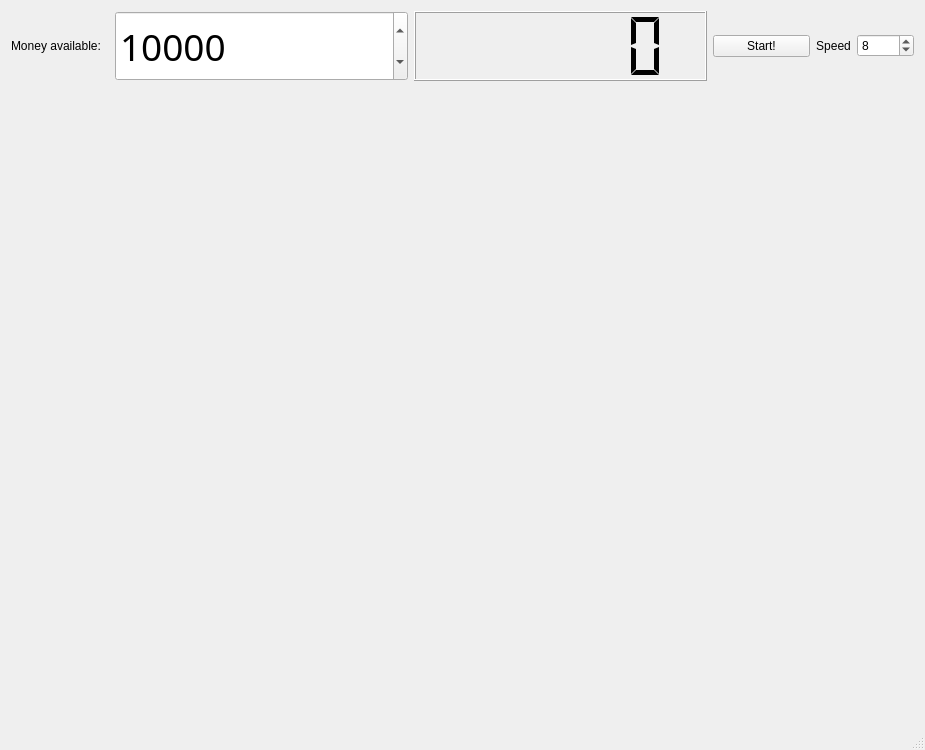
<?xml version="1.0" encoding="UTF-8"?>
<ui version="4.0">
 <class>MainWindow</class>
 <widget class="QMainWindow" name="MainWindow">
  <property name="geometry">
   <rect>
    <x>0</x>
    <y>0</y>
    <width>925</width>
    <height>750</height>
   </rect>
  </property>
  <property name="windowTitle">
   <string>StockGame</string>
  </property>
  <widget class="QWidget" name="centralWidget">
   <layout class="QGridLayout" name="gridLayout">
    <item row="0" column="0">
     <layout class="QVBoxLayout" name="verticalLayout" stretch="1,3,3">
      <item>
       <layout class="QHBoxLayout" name="horizontalLayout" stretch="1,3,3,1,1">
        <item>
         <widget class="QLabel" name="label">
          <property name="text">
           <string>Money available:</string>
          </property>
         </widget>
        </item>
        <item>
         <widget class="QSpinBox" name="initialMoney">
          <property name="sizePolicy">
           <sizepolicy hsizetype="Minimum" vsizetype="Minimum">
            <horstretch>0</horstretch>
            <verstretch>0</verstretch>
           </sizepolicy>
          </property>
          <property name="minimumSize">
           <size>
            <width>0</width>
            <height>70</height>
           </size>
          </property>
          <property name="font">
           <font>
            <family>Sans Serif</family>
            <pointsize>28</pointsize>
           </font>
          </property>
          <property name="minimum">
           <number>1000</number>
          </property>
          <property name="maximum">
           <number>1000000000</number>
          </property>
          <property name="singleStep">
           <number>1000</number>
          </property>
          <property name="value">
           <number>10000</number>
          </property>
         </widget>
        </item>
        <item>
         <widget class="QLCDNumber" name="lcdMoney">
          <property name="sizePolicy">
           <sizepolicy hsizetype="Minimum" vsizetype="Maximum">
            <horstretch>0</horstretch>
            <verstretch>0</verstretch>
           </sizepolicy>
          </property>
          <property name="minimumSize">
           <size>
            <width>0</width>
            <height>70</height>
           </size>
          </property>
          <property name="maximumSize">
           <size>
            <width>16777215</width>
            <height>16777215</height>
           </size>
          </property>
          <property name="baseSize">
           <size>
            <width>0</width>
            <height>0</height>
           </size>
          </property>
          <property name="numDigits">
           <number>6</number>
          </property>
          <property name="segmentStyle">
           <enum>QLCDNumber::Flat</enum>
          </property>
         </widget>
        </item>
        <item>
         <layout class="QVBoxLayout" name="verticalLayout_2">
          <item>
           <widget class="QPushButton" name="startButton">
            <property name="sizePolicy">
             <sizepolicy hsizetype="Minimum" vsizetype="Fixed">
              <horstretch>0</horstretch>
              <verstretch>0</verstretch>
             </sizepolicy>
            </property>
            <property name="text">
             <string>Start!</string>
            </property>
           </widget>
          </item>
         </layout>
        </item>
        <item>
         <layout class="QHBoxLayout" name="horizontalLayout_4" stretch="0,1">
          <item>
           <widget class="QLabel" name="label_2">
            <property name="text">
             <string>Speed</string>
            </property>
            <property name="alignment">
             <set>Qt::AlignCenter</set>
            </property>
           </widget>
          </item>
          <item>
           <widget class="QSpinBox" name="speedBox">
            <property name="minimum">
             <number>1</number>
            </property>
            <property name="maximum">
             <number>20</number>
            </property>
            <property name="value">
             <number>8</number>
            </property>
           </widget>
          </item>
         </layout>
        </item>
       </layout>
      </item>
      <item>
       <layout class="QHBoxLayout" name="horizontalLayout_2">
        <item>
         <widget class="SingleStock" name="widget_2" native="true"/>
        </item>
        <item>
         <widget class="SingleStock" name="widget_3" native="true"/>
        </item>
       </layout>
      </item>
      <item>
       <layout class="QHBoxLayout" name="horizontalLayout_3">
        <item>
         <widget class="SingleStock" name="widget_4" native="true"/>
        </item>
        <item>
         <widget class="SingleStock" name="widget_5" native="true"/>
        </item>
       </layout>
      </item>
     </layout>
    </item>
   </layout>
  </widget>
  <widget class="QStatusBar" name="statusBar"/>
 </widget>
 <layoutdefault spacing="6" margin="11"/>
 <customwidgets>
  <customwidget>
   <class>SingleStock</class>
   <extends>QWidget</extends>
   <header>singlestock.h</header>
   <container>1</container>
  </customwidget>
 </customwidgets>
 <resources/>
 <connections/>
</ui>
